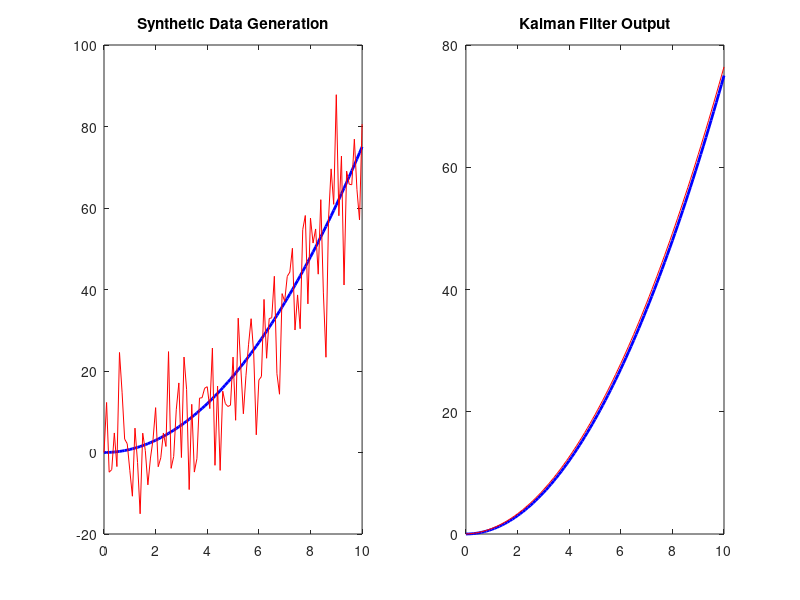

This figure's MATLAB source:
%% Kalman Filter
%--------------------------------------------------------------------------
% Description: 
% This file implements the Kalman filter to estimate the position of the 
% vehicle moving on the track.
% A super simplistic model is built to understand & analyze the filter.
% 
% Kalman filter is has 2 steps
%                ______________________
%               ^                      |
%           prediction              Correction
%               |______________________|
%
% Predition step is the apriori estimate made by the filter, and 
% correction step is the correction applied to apriori estimations based
% on the observations.
% 
% In this program,
% Any apriori estimates (We call it as prediction) will begin with predct_
% Any estimation will begin with estimd_
%                                                    _
% predct_X = (A * estimd_X) + B                       |-> Prediction state
% predct_P = (A * estimd_P * A') + Q                  |
%                                                    _
% K = (C*predct_P)/{(C*predct_P*C')+R}                |
% estimd_X = predct_X + {K * [Z - (C * predct_X)]}    |-> Correction state
% estimd_P = (1-K*C) predict_P                        |
%
%
% Author    : Aravind D. Chakravarti
%             aravind dot chakravarti at gmail dot com
%
% References: (1) Notes of Dr. Hariharan Ramasangu 
%             (2) http://studentdavestutorials.weebly.com/
%             (2) Understanding the Basis of the Kalman Filter Via a Simple 
%                 and Intuitive Derivation - Ramsey Faragher
% 
% Version history:
% 
% Ver.    Date                             Changes
%--------------------------------------------------------------------------
% 1.0   14-June-2018    Started implementation
% 1.1   16-June-2018    Restarted everything again
% 
% 
%--------------------------------------------------------------------------

% Some basic things for MATLAB
clc; clear; close all;

% Time of flight: We are going to measure for 10 seconds
TOF =  10;
% Update rate
dt =   0.1;
% Time instances
time_inst = 0:0.1:TOF;

% A = State transition matrix; B = Control input matrix; 
% C = Transformation matrix
A = [1     dt; 0    1];
B = [(dt^2/2);     dt]; 
C = [1     0];

% U = Input matrix
U = 1.5;

proces_noise = 0.05;
measur_noise = 10;

%% Data Generation
% Below variables are declared which are used for data generation purpose
% only

ideal_travel    = zeros(length(time_inst), 2);
state_data      = zeros(length(time_inst), 2);
observd_data    = zeros(length(time_inst), 1);

idx = 1; 
for t = 0.1:0.1: TOF
    % Ideal data is used only for plotting purpose. Refer file header
    % section for more information on below equation
    ideal_travel(idx+1,:) = (A*ideal_travel(idx,:)') + (B*U);
    state_data(idx+1,:)   = (A*state_data(idx,:)') + (B*U) + ...
                                                proces_noise*[randn;randn];
    observd_data(idx+1,:) = C*state_data(idx+1,:)' + ...
                                                measur_noise*randn;
    idx = idx+1;
end

figure;
subplot (1, 2, 1);
plot (time_inst, ideal_travel(:,1), 'b', 'LineWidth', 2);
hold on;
plot (time_inst, observd_data, 'r');
title ('Synthetic Data Generation');
hold off;

%% Begin of Kalman filter
estimd_X    = [0; 0];
%estimd_P    = [randn, randn; randn, randn];
%Q           = [randn, randn; randn, randn];
%R           = randn;
Kalman_out  = zeros(length(time_inst), 2);
R           = measur_noise^2;
Q           = (proces_noise^2) * [dt^4/4, dt^3/2; dt^3/2, dt^2];
estimd_P    = Q;

idx = 1;
for t = 0:0.1: TOF
    % Prediction phase--------------------------------------------------
    predct_X = (A * estimd_X) + (B*U);                       
    predct_P = (A * estimd_P * A') + Q;
    
    % Correction phase--------------------------------------------------
    % Calculating Kalman Gain
    K = (predct_P*C')/((C*predct_P*C')+R);
    % How much do we need to correct our prediction?
    estimd_X = predct_X + (K * (observd_data(idx) - (C * predct_X)));
    estimd_P = (eye(2)-K*C)*predct_P;
    
    % For plotting purpose----------------------------------------------
    Kalman_out(idx, :) = estimd_X;
    idx = idx+1;
end

subplot (1, 2, 2);
plot (time_inst, ideal_travel(:,1), 'b', 'LineWidth', 2);
hold on;
plot (time_inst, Kalman_out(:,1), 'r');
hold off;
title ('Kalman Filter Output');

%% Things TO-DO
% Why would we relate Q with time? 
% Why to set estimated P with prior known value?
